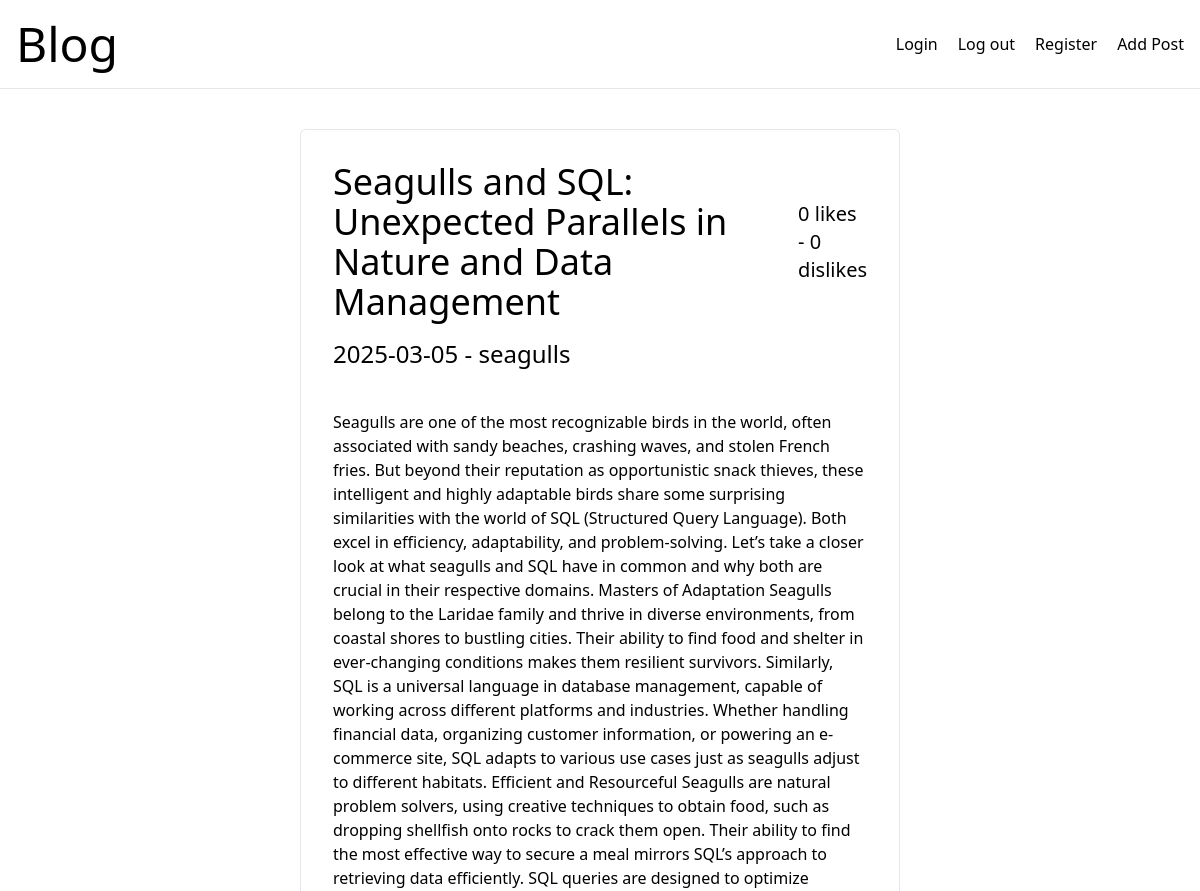
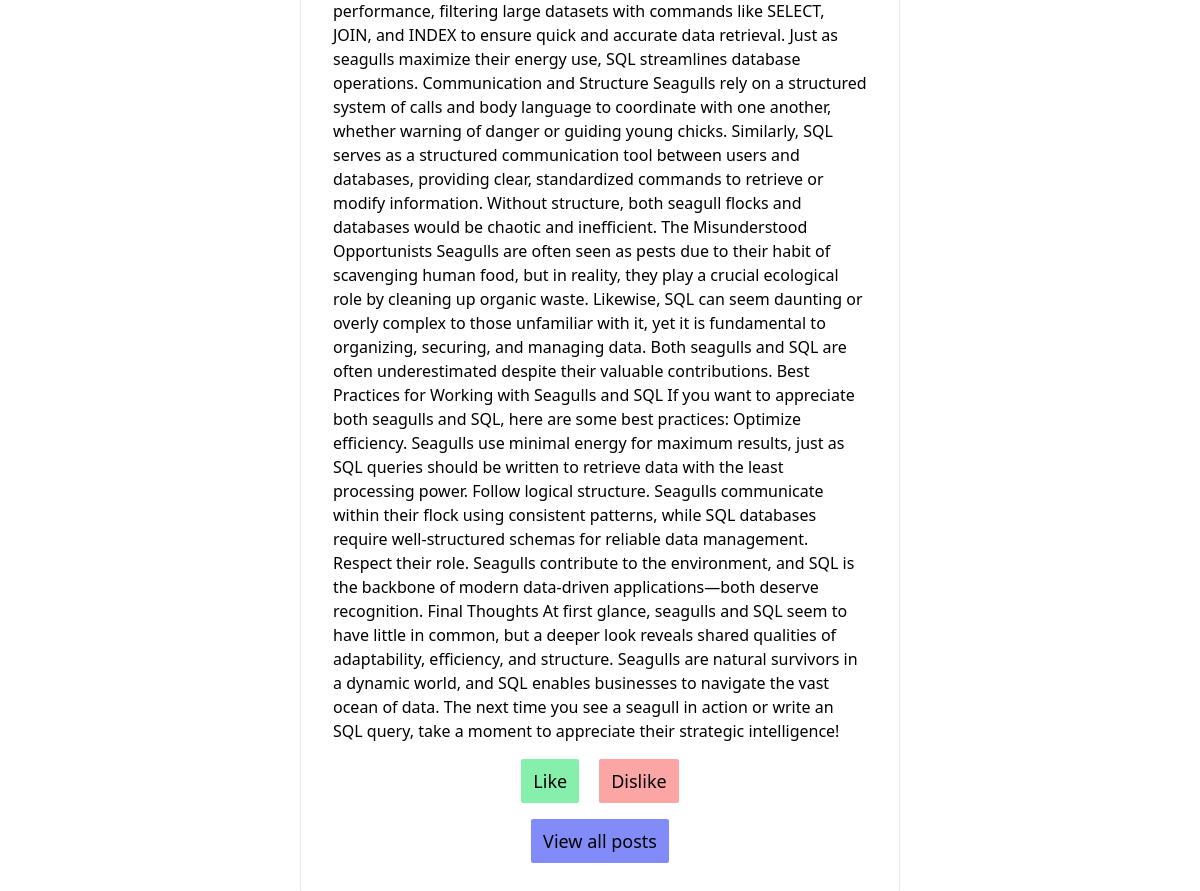
Screenshot of /singlePost.php?id=7 with the database file from the repository (2 pictures, top to bottom).
### tables this page shows
CREATE TABLE `posts` (
  `id` int(11) unsigned NOT NULL AUTO_INCREMENT,
  `title` varchar(255) NOT NULL,
  `username_id` varchar(255) NOT NULL,
  `content` text DEFAULT NULL,
  `date_posted` date NOT NULL,
  `category_id` int(11) DEFAULT NULL,
  `likes` int(11) NOT NULL DEFAULT 0,
  `dislikes` int(11) NOT NULL DEFAULT 0,
  `time_posted` time NOT NULL,
  PRIMARY KEY (`id`)
);

CREATE TABLE `users` (
  `id` int(11) unsigned NOT NULL AUTO_INCREMENT,
  `username` varchar(255) NOT NULL,
  `password` char(60) NOT NULL,
  `email` varchar(255) NOT NULL,
  PRIMARY KEY (`id`)
);

### src/models/PostsModel.php (called while the page is built, shortened)
<?php
class PostsModel
{
    public PDO $db;
    public function __construct(PDO $db)
    {
        $this->db = $db;
    }
    public function getSingle(int $id): PostEntity|false
    {
        $query = $this->db->prepare(
            'SELECT `posts`.`title`, `posts`.`id`, `posts`.`likes`, `posts`.`dislikes`, `posts`.`content`, `posts`.`date_posted`, `posts`.`time_posted`, `users`.`username`
            FROM `posts`
            JOIN `users` ON `users` . `id` = `posts` . `username_id`
            WHERE `posts`.`id` = :id;');
        $query->setFetchMode(PDO::FETCH_CLASS, PostEntity::class);
        $query->execute([':id' => $id]);
        return $query->fetch();
    }
}

### src/services/PostDisplayService.php (the view, shortened to what this page needs)
<?php
class PostDisplayService
{
    static public function displaySingle(PostEntity $post): string
    {
        $output = '<div class="flex justify-between items-center flex-col md:flex-row mb-4">';
        $output .= "<h2 class='text-4xl'>$post->title</h2>";
        $output .= "<span class='text-xl''>$post->likes likes - $post->dislikes dislikes</span>";
        $output .= '</div>';
        $output .=  "<p class='text-2xl mb-10'>$post->date_posted - $post->username</p>";
        $output .=  "<p>$post->content</p>";
        $output .= '<div class="flex justify-center gap-5">';
        $output .= "<a class='px-3 py-2 mt-4 text-lg bg-green-300 hover:bg-green-400 hover:text-white transition inline-block rounded-sm' href='likes.php?id=$post->id'>Like</a>";
        $output .= "<a class='px-3 py-2 mt-4 text-lg bg-red-300 hover:bg-red-400 hover:text-white transition inline-block rounded-sm' href='dislikes.php?id=$post->id'>Dislike</a>";
        $output .= '</div>';
        $output .= '<div class="flex justify-center">';
        $output .= '<a class="px-3 py-2 mt-4 text-lg bg-indigo-400 hover:bg-indigo-700 hover:text-white transition inline-block rounded-sm" href="index.php">View all posts</a>';
        $output .= '</div>';
        return $output;
    }
}

### rows the page displays
posts: title "Seagulls and SQL: Unexpected Parallels in Nature and Data Management", likes "0", dislikes "0", date_posted "2025-03-05", users.username "seagulls", content "Seagulls are one of the most recognizable birds in the world, often associated with sandy beaches, crashing waves, and stolen French fries. But beyond their reputation as opportunistic snack thieves, these intelligent and highly adaptable birds share some surprising similarities with the world of SQL (Structured Query Language). Both excel in efficiency, adaptability, and problem-solving. Let’s take a closer look at what seagulls and SQL have in common and why both are crucial in their respective domains. Masters of Adaptation Seagulls belong to the Laridae family and thrive in diverse environments, from coastal shores to bustling cities. Their ability to find food and shelter in…"
